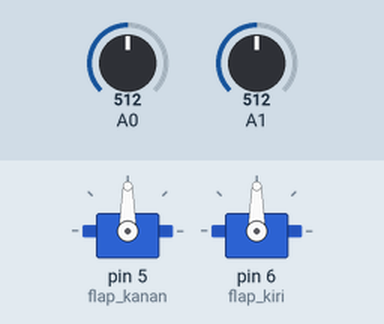
Simulated run of this sketch. Board: Arduino Uno, built with avr-gcc and run on an emulated ATmega328P. Shown: 2 × servo. The inputs (shaded band) are chosen by the test bench; at power-on: A1 = 512, A0 = 512. What the sketch prints to the serial monitor is not drawn.

Above: at 1.2 s.
1.3 s: A1 set to 499
At 2.5 s:
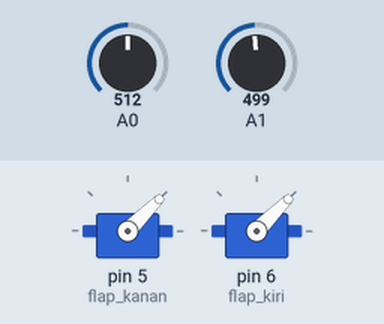
2.8 s: A1 set to 0
At 4.0 s:
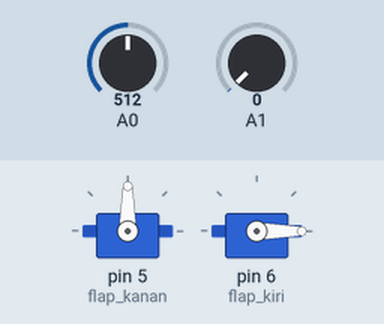
4.3 s: A1 set to 122
At 5.5 s:
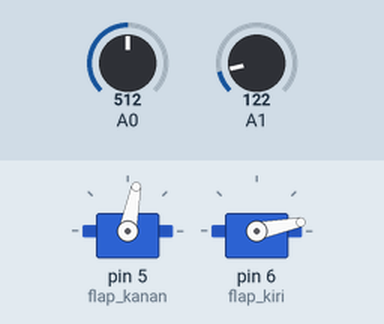
5.8 s: A1 set to 306
At 6.2 s:
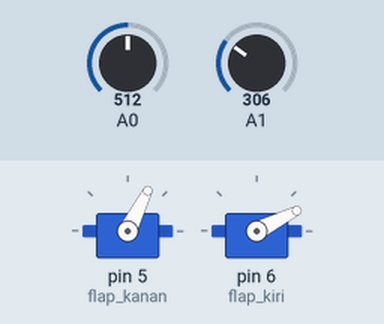
7.3 s: A0 set to 107
10.3 s: A0 set to 90
Timing chart, 0 to 13.0 s (numbered marks = the images above; inputs shaded):
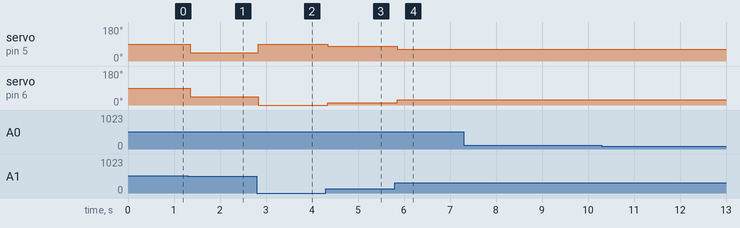

Measured:
- the behaviour switches between 510 and 509 on A1 (found by bisection; images 0 and 1)
- after the input at 1.3 s, servo on pin 5 (flap_kanan), servo on pin 6 (flap_kiri): 90° → 45° after 0.05 s
- after the input at 2.8 s, servo on pin 5 (flap_kanan): 45° → 90° at once; servo on pin 6 (flap_kiri): 45° → 0° at once
- after the input at 4.3 s, servo on pin 5 (flap_kanan): 90° → 79° at once; servo on pin 6 (flap_kiri): 0° → 11° at once
- after the input at 5.8 s, servo on pin 5 (flap_kanan): 79° → 63° after 0.06 s; servo on pin 6 (flap_kiri): 11° → 27° after 0.06 s
- after the input at 7.3 s, every drawn part: stays the same
- after the input at 10.3 s, every drawn part: stays the same

The sketch:

simple_airplane.ino
```cpp
    #include <Servo.h>

    int vertical, horizontal, batas_kanan, batas_kiri, derajat_awal, nilai_flap_kanan, nilai_flap_kiri, horizontal_result;
    long horizontal_mapping;

    Servo flap_kanan, flap_kiri;

    void setup() {
        // put your setup code here, to run once:
        Serial.begin(9600);
        pinMode(3, INPUT);

        batas_kanan = 510;
        batas_kiri = 514;
        derajat_awal = 45;

        flap_kanan.attach(5);
        flap_kiri.attach(6);

    }

    void loop() {
        // put your main code here, to run repeatedly:
        vertical = analogRead(A0);
        horizontal = analogRead(A1);


        Serial.print("Vertical: ");
        Serial.print(vertical);

        Serial.print(" | Horizontal: ");
        Serial.print(horizontal);

        if(horizontal > batas_kiri){
          horizontal_result = 1023 - horizontal;
          horizontal_mapping = map(horizontal_result, batas_kiri, 1023, 0, 45);

          flap_kiri.write(derajat_awal + horizontal_mapping);
          flap_kanan.write(derajat_awal - horizontal_mapping);

        }else if(horizontal < batas_kanan){
          horizontal_result = batas_kanan - horizontal;
          horizontal_mapping = map(horizontal_result, 0, batas_kanan, 0, 45);

          flap_kiri.write(derajat_awal - horizontal_mapping);
          flap_kanan.write(derajat_awal + horizontal_mapping);

        }

    }
```
